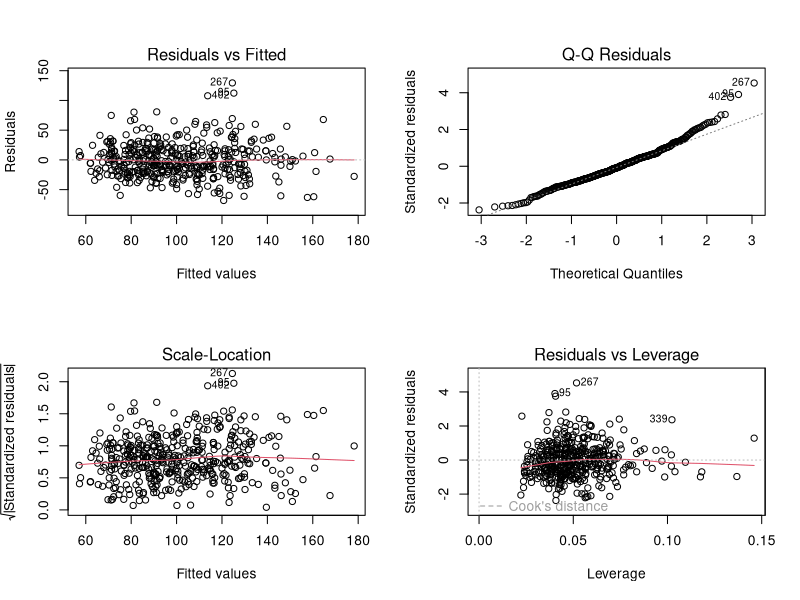
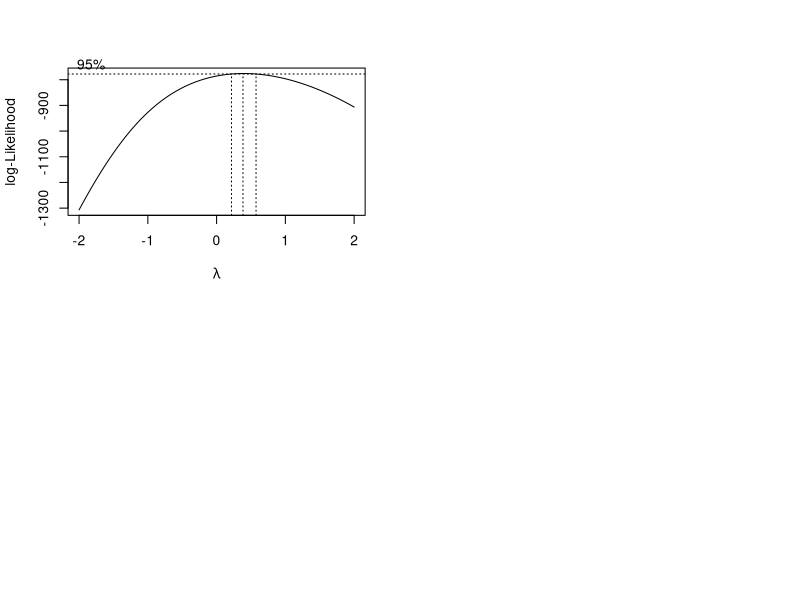
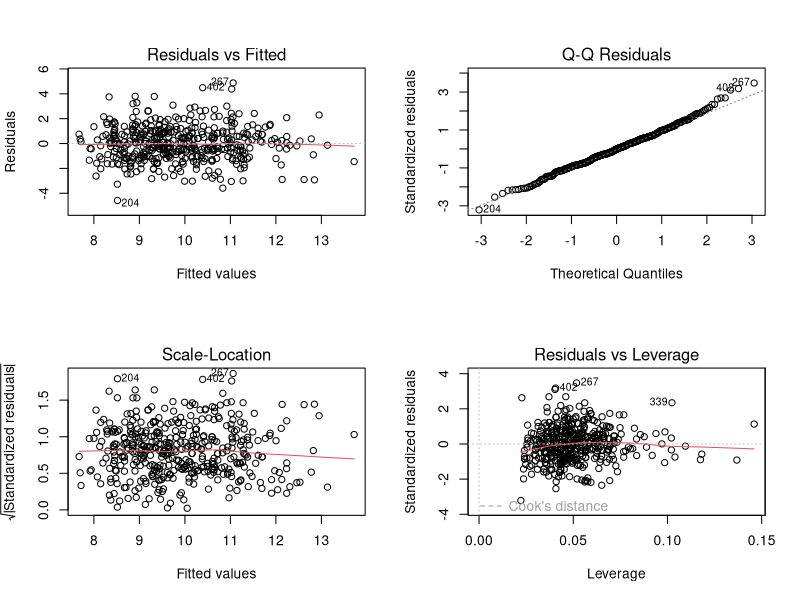
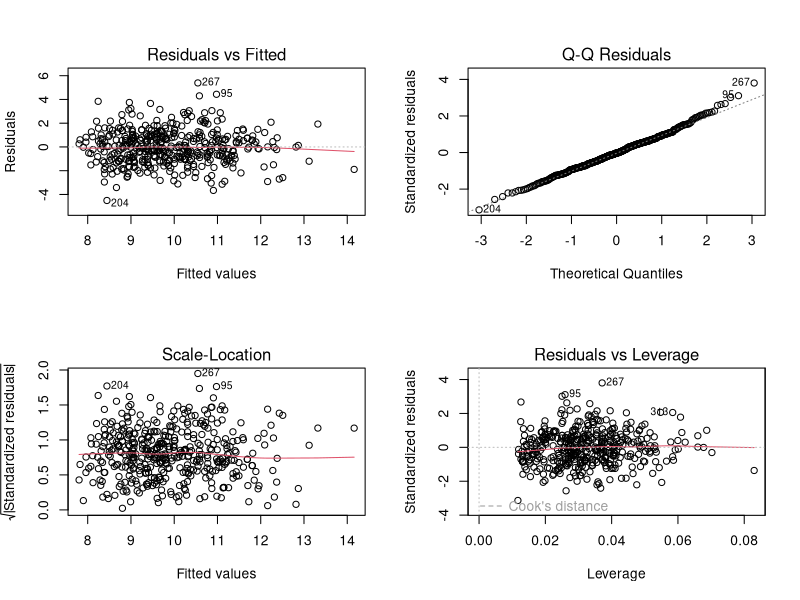
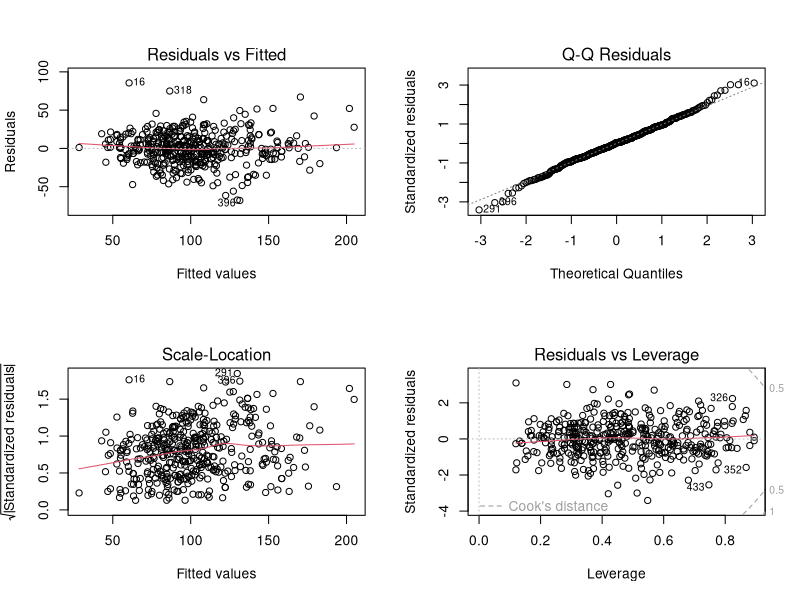
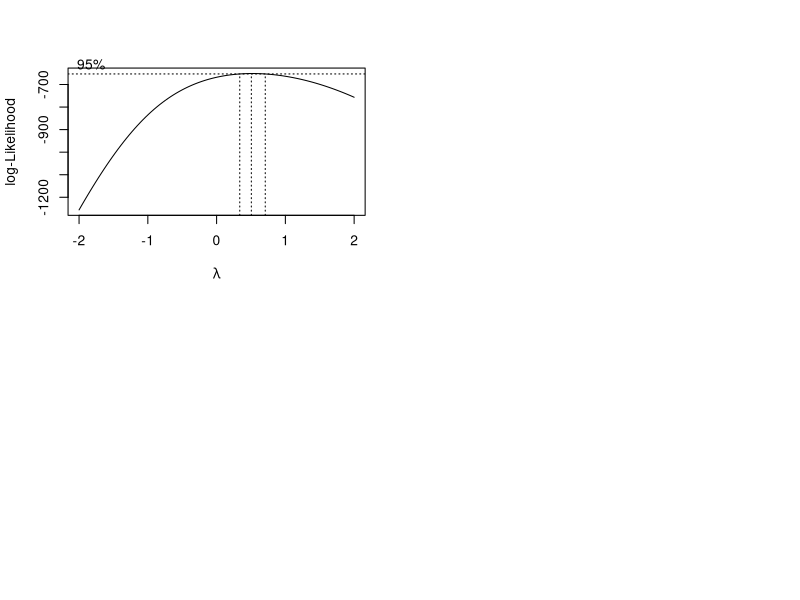
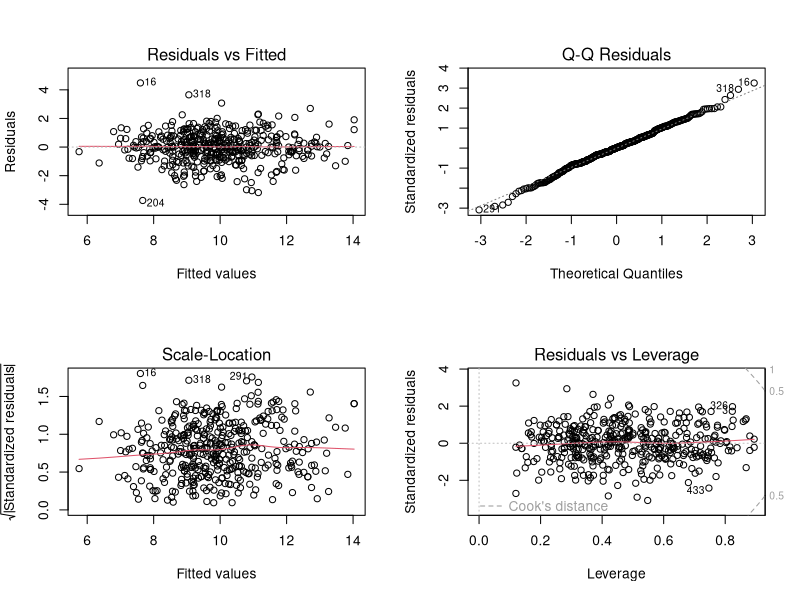
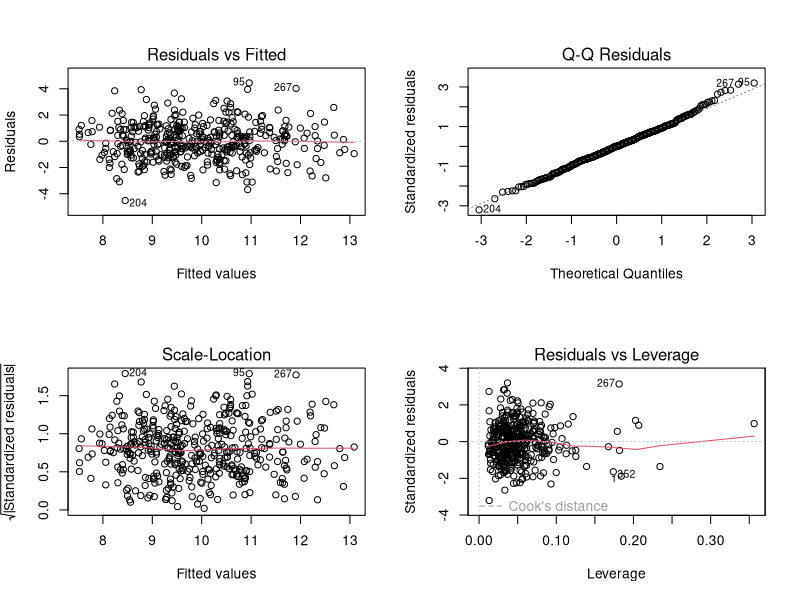

The R script that drew these images, in order:
## ---- chunk 1
knitr::opts_chunk$set(echo = FALSE)
## ---- chunk 2
library(MASS)
library(leaps)
library(caret)
## ---- chunk 3
# import data 
df = read.csv('data/data_clean.csv')
# remove 'job_location' column
df = df[-4]

head(df)
## ---- chunk 4
# change categorical variables to R Factors
df$size = as.factor(df$size)
df$python = as.factor(df$python)
df$visual_software = as.factor(df$visual_software)
df$ML_software = as.factor(df$ML_software)
df$spark = as.factor(df$spark)
df$aws = as.factor(df$aws)
df$excel = as.factor(df$excel)
df$sql = as.factor(df$sql)
df$sas = as.factor(df$sas)
df$hadoop = as.factor(df$hadoop)
df$degree = as.factor(df$degree)
df$in_CA = as.factor(df$in_CA)
df$senior_status = as.factor(df$senior_status)
## ---- chunk 5
#Fit First order model with full data
model1 = lm(avg_salary_k~., data=df)
summary(model1)
## ---- chunk 6
# Model diagnostics
par(mfrow=c(2, 2))
plot(model1)
## ---- chunk 7
boxcox(model1, data=df)
## ---- chunk 8
#create new dataset called df_sqrtY with sqrt(Y) as avg_salary_k
df_sqrtY = df
df_sqrtY$avg_salary_k = sqrt(df$avg_salary_k)
## ---- chunk 9
model1_sqrt = lm(avg_salary_k~., data=df_sqrtY)
summary(model1_sqrt)
## ---- chunk 10
# model diagnostics
par(mfrow=c(2, 2))
plot(model1_sqrt)
## ---- chunk 11
fit0 = lm(avg_salary_k~1, data=df_sqrtY)
step.aic = stepAIC(fit0, scope=list(upper=model1_sqrt, lower=fit0), trace=FALSE)
step.aic$anova
## ---- chunk 12
# fit the selected model
model1_sqrt_aic = lm(avg_salary_k ~ senior_status + in_CA + python + degree + visual_software + 
    age + rating + sas + aws + ML_software + excel + hadoop, data=df_sqrtY)
summary(model1_sqrt_aic)
## ---- chunk 13
# model diagnostics
par(mfrow=c(2, 2))
plot(model1_sqrt_aic)
## ---- chunk 14
# Second order interaction model
model2 = lm(avg_salary_k~(.)^2, data=df)
summary(model2)
## ---- chunk 15
# model diagnostics
par(mfrow=c(2, 2))
plot(model2)
## ---- chunk 16
boxcox(model2, data=df)
## ---- chunk 17
# Second order interaction model
model2_sqrt = lm(avg_salary_k~(.)^2, data=df_sqrtY)
summary(model2_sqrt)
## ---- chunk 18
# model diagnostics
par(mfrow=c(2, 2))
plot(model2_sqrt)
## ---- chunk 19
fit0 = lm(avg_salary_k~1, data=df_sqrtY)
step.aic = stepAIC(fit0, scope=list(upper=model2_sqrt, lower=fit0), trace=FALSE)
step.aic$anova
## ---- chunk 20
# fit selected model
model2_sqrt_aic = lm(avg_salary_k ~ senior_status + in_CA + python + degree + visual_software + 
    age + rating + sas + aws + ML_software + hadoop + sql + python:aws + 
    in_CA:ML_software + age:ML_software + age:rating + python:rating + 
    visual_software:hadoop + python:hadoop + sas:sql, data=df_sqrtY)
summary(model2_sqrt_aic)
## ---- chunk 21
# model diagnostics
par(mfrow=c(2, 2))
plot(model2_sqrt_aic)
## ---- chunk 22
#Bonferonni outlier test
require(car)
# return 
outlierTest(model2_sqrt_aic,cutoff=0.05,nmax=15)
## ---- chunk 23
#Cook's distance
library(base)
Cookvalue=4/(length(df_sqrtY$avg_salary_k*summary(model2_sqrt_aic)$df[2])) #Cook's distance threshold model 2
paste("Cook's distance value is :", Cookvalue)
## ---- chunk 24
cooks.distance(model2_sqrt_aic)[204] #Cook's distance for our outlier from the Bonferonni test
## ---- chunk 25
# check for points outlying in X
leverage = influence(model2_sqrt_aic)$hat # leverage values
list=leverage[leverage > 2*length(model2_sqrt_aic$coefficients)/length(model2_sqrt_aic$residuals)] #outliers in X
list
## ---- chunk 26
#Cook's distance
Cooks_distances=cooks.distance(model2_sqrt_aic)[attributes(list)$names] #
High_influence_vars=Cooks_distances[Cooks_distances>Cookvalue]
High_influence_vars
## ---- chunk 27
# remove outliers from df_sqrtY and create new df_out
df_out = df_sqrtY[-c(as.numeric(attributes(High_influence_vars)$names)), ]
head(df_out)
## ---- chunk 28
model2_sqrt_aic_out = lm(avg_salary_k ~ senior_status + in_CA + python + degree + visual_software + 
    age + rating + sas + aws + ML_software + hadoop + sql + python:aws + 
    in_CA:ML_software + age:ML_software + age:rating + python:rating + 
    visual_software:hadoop + python:hadoop + sas:sql, data = df_out)
summary = summary(model2_sqrt_aic_out)
summary
## ---- chunk 29
anova(model2_sqrt_aic_out)
## ---- chunk 30
par(mfrow=c(2, 2))
plot(model2_sqrt_aic_out)
## ---- chunk 31
#Confidence Interval
Estimate = summary$coefficients[,1]
n=length(df_out$avg_salary_k)
s=summary$coefficients[,2]
margin = s*qt(0.975,df=n-2)
Lower_Bound = Estimate-s
Upper_Bound =Estimate+s
Confidence_Intervals=round(cbind(Lower_Bound,Estimate,Upper_Bound),3)
Confidence_Intervals
## ---- chunk 32
x=1:length(Estimate)
data=data.frame(x,Estimate)

require(ggplot2)
ggplot(data,aes(x=x, y=Estimate)) + geom_point() + geom_errorbar(aes(ymin = Lower_Bound, ymax = Upper_Bound)) + labs(title="Confidence Intervals of Coefficients",
       x="Beta Coefficient", 
       y="Value")
## ---- chunk 33
# Press P
LOOCV = train(avg_salary_k ~ senior_status + in_CA + python + degree + visual_software + 
    age + rating + sas + aws + ML_software + hadoop + sql + python:aws + 
    in_CA:ML_software + age:ML_software + age:rating + python:rating + 
    visual_software:hadoop + python:hadoop + sas:sql, data = df_out, method = "lm", trControl = trainControl(method = "LOOCV"))
MSE_LOOCV=as.numeric(LOOCV$results[2]^2)
PressP=MSE_LOOCV*n
PressP
## ---- chunk 34
SSE=summary(model2_sqrt_aic_out)$sigma^2*n
SSE
